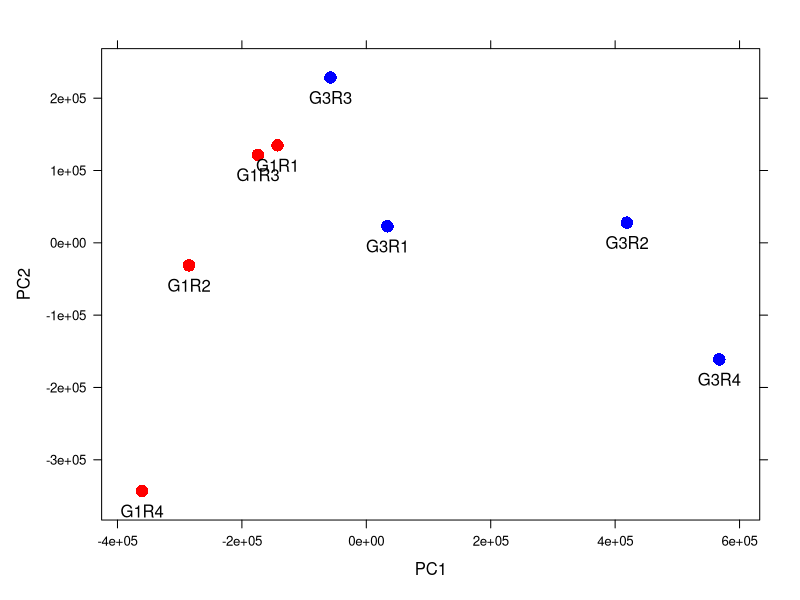
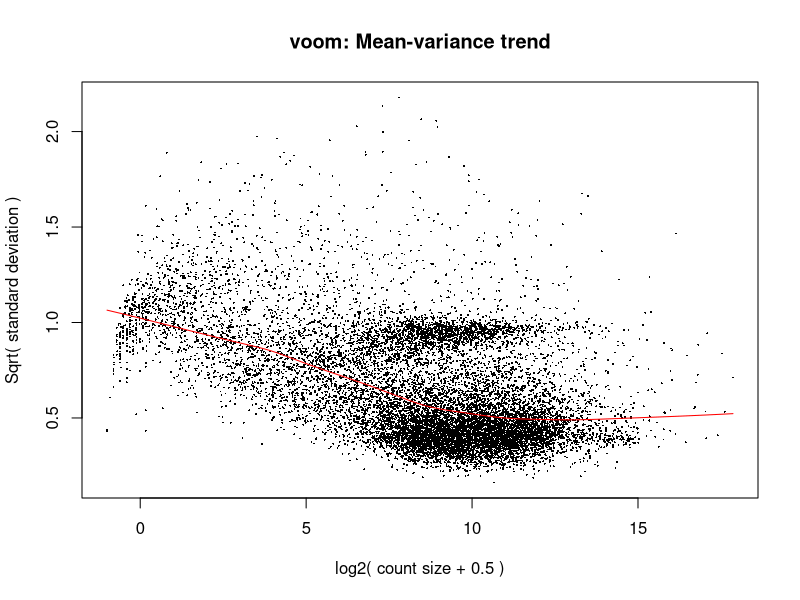

These figures' R source, in order:
setwd("C:/Users/JiyingLi/Desktop/project221limma")
library(limma)
x<-read.csv("space_fly_gene_counts.csv")
rownames(x)=x[,1]
x<-subset(x, select=-X)
x<-as.matrix(x)
pca = prcomp(t(x))
names = colnames(x)
fac= factor(c("G3","G1","G1","G1","G3","G3","G1","G3"))
colours = c("red","blue")

install.packages( pkgs= "gplots" )
library(gplots)
library(lattice)
xyplot(
PC2 ~ PC1, groups=fac, data=as.data.frame(pca$x), pch=16, cex=1.5,
panel=function(x, y, ...) {
panel.xyplot(x, y, ...);
ltext(x=x, y=y, labels=names, pos=1, offset=0.8, cex=1)
},
aspect = "fill", col=colours
#main = draw.key(key = list(rect = list(col = list(col=colours), text = list(levels(fac)), rep = FALSE)))
)

library("edgeR")
dge <- DGEList(counts=x)
dge <- calcNormFactors(dge)


design <- model.matrix(~ 0+factor(c(2,1,1,1,2,2,1,2)))
colnames(design) <- c("G1 ",  "G3")


v <- voom(dge, design, plot=TRUE)
fit <- lmFit(v, design)
fit <- eBayes(fit)
topTable(fit, coef=ncol(design))
